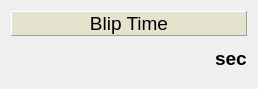
  <widget class="QWidget" name="layoutWidget" >
   <property name="geometry" >
    <rect>
     <x>545</x>
     <y>5</y>
     <width>258</width>
     <height>74</height>
    </rect>
   </property>
   <layout class="QVBoxLayout" >
    <property name="spacing" >
     <number>2</number>
    </property>
    <item>
     <widget class="QLabel" name="label_18" >
      <property name="palette" >
       <palette>
        <active>
         <colorrole role="Base" >
          <brush brushstyle="SolidPattern" >
           <color alpha="255" >
            <red>255</red>
            <green>255</green>
            <blue>127</blue>
           </color>
          </brush>
         </colorrole>
         <colorrole role="Window" >
          <brush brushstyle="SolidPattern" >
           <color alpha="255" >
            <red>229</red>
            <green>226</green>
            <blue>206</blue>
           </color>
          </brush>
         </colorrole>
        </active>
        <inactive>
         <colorrole role="Base" >
          <brush brushstyle="SolidPattern" >
           <color alpha="255" >
            <red>255</red>
            <green>255</green>
            <blue>255</blue>
           </color>
          </brush>
         </colorrole>
         <colorrole role="Window" >
          <brush brushstyle="SolidPattern" >
           <color alpha="255" >
            <red>229</red>
            <green>226</green>
            <blue>206</blue>
           </color>
          </brush>
         </colorrole>
        </inactive>
        <disabled>
         <colorrole role="Base" >
          <brush brushstyle="SolidPattern" >
           <color alpha="255" >
            <red>229</red>
            <green>226</green>
            <blue>206</blue>
           </color>
          </brush>
         </colorrole>
         <colorrole role="Window" >
          <brush brushstyle="SolidPattern" >
           <color alpha="255" >
            <red>229</red>
            <green>226</green>
            <blue>206</blue>
           </color>
          </brush>
         </colorrole>
        </disabled>
       </palette>
      </property>
      <property name="font" >
       <font>
        <pointsize>14</pointsize>
        <weight>50</weight>
        <bold>false</bold>
       </font>
      </property>
      <property name="autoFillBackground" >
       <bool>true</bool>
      </property>
      <property name="frameShape" >
       <enum>QFrame::Panel</enum>
      </property>
      <property name="frameShadow" >
       <enum>QFrame::Raised</enum>
      </property>
      <property name="text" >
       <string>Blip Time</string>
      </property>
      <property name="alignment" >
       <set>Qt::AlignCenter</set>
      </property>
     </widget>
    </item>
    <item>
     <layout class="QHBoxLayout" >
      <item>
       <widget class="CADisplayer" name="CADisplayer" >
        <property name="sizePolicy" >
         <sizepolicy vsizetype="Preferred" hsizetype="Expanding" >
          <horstretch>0</horstretch>
          <verstretch>0</verstretch>
         </sizepolicy>
        </property>
        <property name="minimumSize" >
         <size>
          <width>150</width>
          <height>40</height>
         </size>
        </property>
        <property name="maximumSize" >
         <size>
          <width>300</width>
          <height>16777215</height>
         </size>
        </property>
        <property name="font" >
         <font>
          <pointsize>14</pointsize>
         </font>
        </property>
        <property name="nuformat" stdset="0" >
         <enum>CADisplayer::RealFour</enum>
        </property>
        <property name="pvname" >
         <string>ECH_BLIP_TIME</string>
        </property>
        <property name="lineWidth" stdset="0" >
         <number>0</number>
        </property>
       </widget>
      </item>
      <item>
       <widget class="QLabel" name="label_19" >
        <property name="font" >
         <font>
          <pointsize>14</pointsize>
          <weight>75</weight>
          <bold>true</bold>
         </font>
        </property>
        <property name="layoutDirection" >
         <enum>Qt::LeftToRight</enum>
        </property>
        <property name="text" >
         <string>sec</string>
        </property>
        <property name="alignment" >
         <set>Qt::AlignLeading|Qt::AlignLeft|Qt::AlignVCenter</set>
        </property>
       </widget>
      </item>
     </layout>
    </item>
   </layout>
  </widget>
